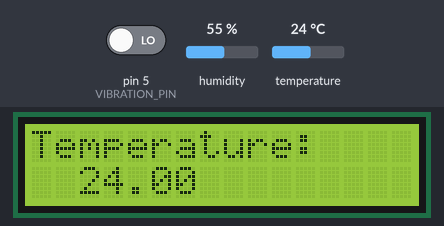
Bench run of a sketch on a simulated Arduino Uno, built with avr-gcc and run on an emulated ATmega328P. Parts: 16×2 character LCD. Inputs (shaded band) come from the test bench; at power-on: humidity 55 %, temperature 24 °C, pin 5 (VIBRATION_PIN) LOW. What the sketch prints to the serial monitor is not drawn.

Above: at 1.2 s.
1.3 s: humidity set to 22 %
At 8.8 s:
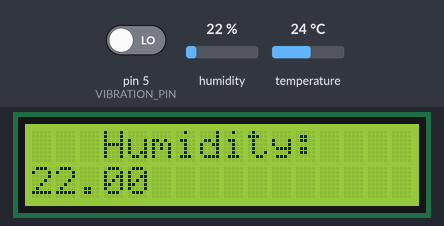
9.7 s: temperature set to 12 °C
At 14.1 s:
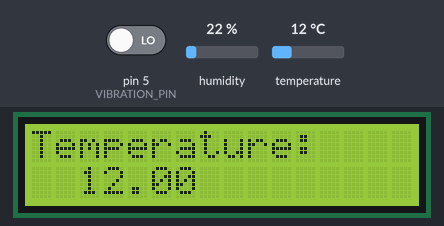
15.8 s: humidity set to 40 %
At 21.5 s:
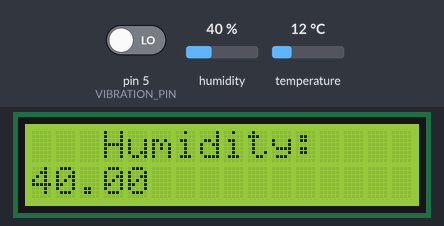
24.0 s: temperature set to 19 °C
At 26.4 s:
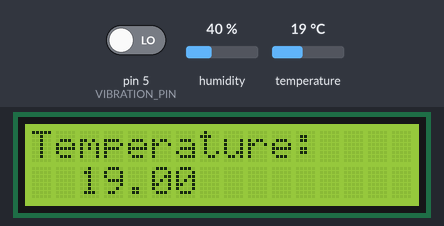
Timing chart, 0 to 27.9 s (numbered marks = the images above; inputs shaded):
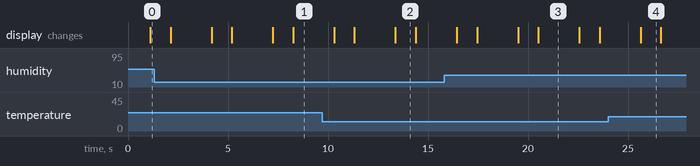

Measured:
- after the input at 1.3 s, the display: first differs from a run without the input after 3.9 s (image 1)
- after the input at 9.7 s, the display: first differs from a run without the input after 3.7 s (image 2)
- after the input at 15.8 s, the display: first differs from a run without the input after 4.7 s (image 3)
- after the input at 24.0 s, the display: changes after 1.6 s (image 4)
- what the display in image 2 shows lasts 1.0 s, from 13.4 s to 14.4 s
- what the display in image 3 shows lasts 2.1 s, from 20.5 s to 22.6 s

The sketch:

day1_final.ino
```cpp
#include <LiquidCrystal_I2C.h>
#include <DHT.h>
#define DHTPIN 2
#define DHTTYPE DHT11
#define VIBRATION_PIN 5

DHT dht(DHTPIN, DHTTYPE);
LiquidCrystal_I2C lcd(0x27, 16, 2);

void setup() {
  Serial.begin(9600);
  dht.begin();
  pinMode(VIBRATION_PIN, INPUT);
  Serial.println("Vibration detected");
  lcd.init();
  lcd.backlight();
}

void loop() {
  // Read data from DHT11
  float humidity = dht.readHumidity();
  float temperature = dht.readTemperature();

  // Check if DHT data is valid
  if (isnan(humidity) || isnan(temperature)) {
    Serial.println("Failed to read from DHT sensor!");
  } else {
    Serial.print("Temperature: ");
    Serial.print(temperature);
    Serial.print("°C,  Humidity: ");
    Serial.print(humidity);
    Serial.println("%");

    delay(1000);
    lcd.clear();
    lcd.setCursor(0, 0);
    lcd.print("Temperature: ");
    lcd.setCursor(2, 1);
    lcd.print(temperature);
    delay(1000);

    lcd.clear();
    lcd.setCursor(3, 0);
    lcd.print("Humidity: ");
    lcd.setCursor(0, 1);
    lcd.print(humidity);
  }


  int vibrationState = digitalRead(VIBRATION_PIN);
  if (vibrationState == HIGH) {

  }

  Serial.println("---------------------------------");
  delay(1000);
}
```
